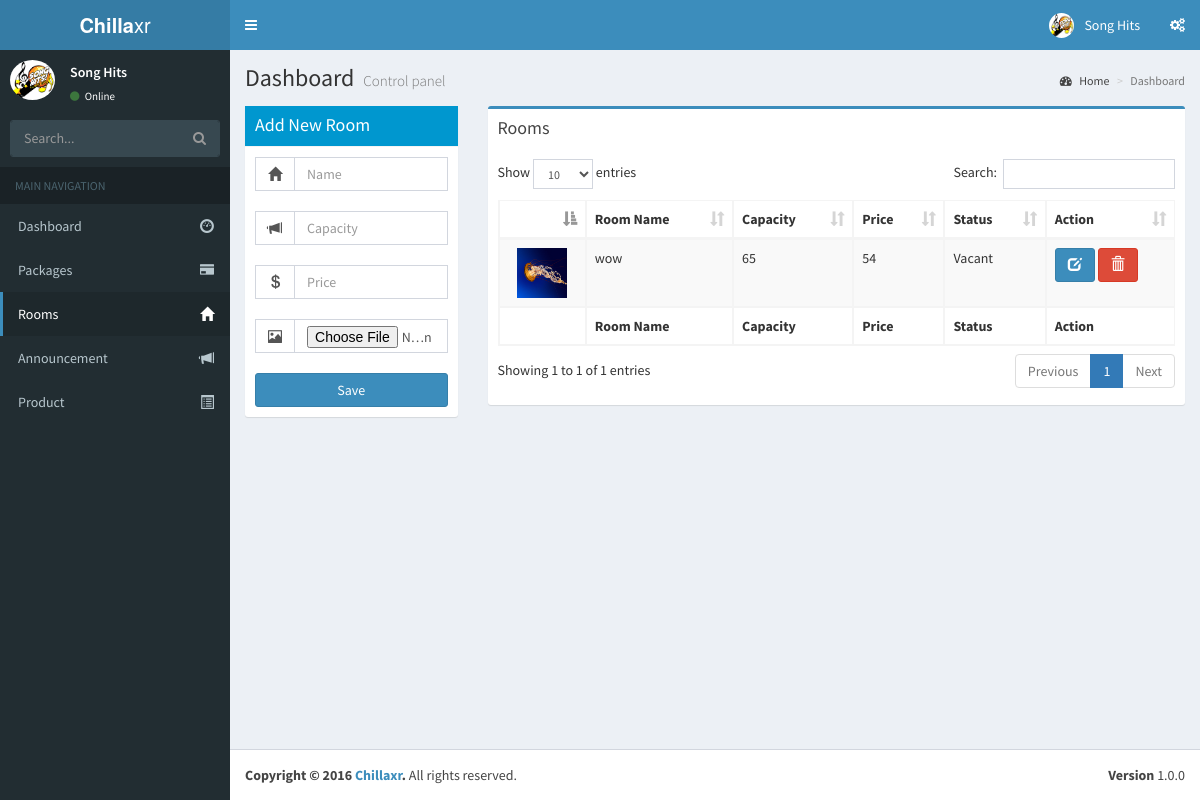
The page /room.php (signed in) on the database its author committed.
### tables this page shows
CREATE TABLE IF NOT EXISTS `entertainmentestablishment` (
  `eeid` int(11) NOT NULL AUTO_INCREMENT,
  `lat` varchar(11) NOT NULL,
  `long` varchar(11) NOT NULL,
  `categoryid` int(11) NOT NULL,
  `subscriptionid` varchar(50) NOT NULL,
  `username` varchar(30) NOT NULL,
  `password` varchar(50) NOT NULL DEFAULT '',
  `establishment_name` varchar(100) NOT NULL,
  `establishment_contact` varchar(15) NOT NULL,
  `establishment_email` varchar(50) NOT NULL DEFAULT '',
  `establishment_owner` varchar(30) NOT NULL,
  `establishment_address` varchar(100) NOT NULL,
  `establishment_image` varchar(100) NOT NULL,
  `establishment_timeopen` time NOT NULL,
  `establishment_timeclose` time NOT NULL,
  `establishment_paypal` varchar(30) NOT NULL,
  `establishment_status` text NOT NULL,
  `establishment_startdate` timestamp NOT NULL DEFAULT CURRENT_TIMESTAMP ON UPDATE CURRENT_TIMESTAMP,
  PRIMARY KEY (`eeid`),
  UNIQUE KEY `establishment_email` (`establishment_email`),
  KEY `entertainmentestablishment_category_fk` (`categoryid`),
  KEY `entertainmentestablishment_subscription_fk` (`subscriptionid`)
);

CREATE TABLE IF NOT EXISTS `room` (
  `roomid` int(3) unsigned NOT NULL AUTO_INCREMENT,
  `room_name` varchar(100) NOT NULL,
  `room_capacity` varchar(100) NOT NULL,
  `room_image` varchar(100) NOT NULL,
  `room_status` tinyint(1) NOT NULL DEFAULT '0',
  `room_price` double NOT NULL,
  `eeid` varchar(60) NOT NULL,
  PRIMARY KEY (`roomid`),
  UNIQUE KEY `room_name` (`room_name`),
  UNIQUE KEY `room_capacity` (`room_capacity`)
);

CREATE TABLE IF NOT EXISTS `room_statuses` (
  `id` int(10) NOT NULL AUTO_INCREMENT,
  `status` varchar(100) NOT NULL,
  PRIMARY KEY (`id`)
);

### function.php (called while the page is built, shortened)
<?php
	 function dbconn(){
	 	try{
		return	$con = new PDO("mysql://host=localhost;dbname=chillaxr;",'root','');
		}catch(PDOException $err){
			$err = "Failed to connect database";
			echo $err;
		}
	 }
	function get_all_rooms($id){
		$con = dbconn();
		$sql = "SELECT * FROM room WHERE eeid=? AND room_status = 2";
		$stm = $con->prepare($sql);
		$stm->execute(array($id));
		$rooms = $stm->fetchAll();
		return $rooms;
	}
    function get_room_status($id){
        $con = dbconn();
        $sql = "SELECT * FROM room_statuses WHERE id=?";
        $stm = $con ->prepare($sql);
        $stm->execute(array($id));
        $status  = $stm->fetch();
        return $status['status'];
    }
function getnumoffollow($eeid){
    $con = dbconn();
    $sql = "SELECT count(id) as Num_of_Followers FROM follow WHERE eeid=?";
    $stm = $con->prepare($sql);
    $stm->execute(array($eeid));
    $user = $stm->fetch();
    return $user['Num_of_Followers'];
}
?>

### room.php (the view, shortened to what this page needs)
<?php
include'function.php';
if(isset($_SESSION['eeid'])){
    include 'dbconn.php';
    $eeid = $_SESSION['eeid'];
    $sql = "SELECT * FROM entertainmentestablishment WHERE eeid=?";
    $stm = $con->prepare($sql);
    $stm->execute(array($eeid));
    $user = $stm->fetch();
    $fullname = ucfirst($user['establishment_name']);
}
?>
<!DOCTYPE html>
<html lang="en">
<head>
    <link href="css/bootstrap.min.css" rel="stylesheet">
    <link href="css/style.css" rel="stylesheet">
    <link rel="stylesheet" href="build/mediaelementplayer.css" />
    <link rel="stylesheet" href="admin/bootstrap/css/bootstrap.min.css">
    <link rel="stylesheet" href="https://maxcdn.bootstrapcdn.com/font-awesome/4.4.0/css/font-awesome.min.css">
    <link rel="stylesheet" href="https://code.ionicframework.com/ionicons/2.0.1/css/ionicons.min.css">
    <link rel="stylesheet" href="MMSAdmin/plugins/datatables/dataTables.bootstrap.css">
    <link rel="stylesheet" href="admin/dist/css/AdminLTE.min.css">
    <link rel="stylesheet" href="admin/dist/css/skins/_all-skins.min.css">
</head>
<body class="hold-transition skin-blue sidebar-mini">
<div class="wrapper">
<header class="main-header">
    <a href="index2.html" class="logo">
        <span class="logo-lg"><b>Chilla</b>xr</span>
    </a>
    <nav class="navbar navbar-static-top" role="navigation">
        <a href="#" class="sidebar-toggle" data-toggle="offcanvas" role="button">
        </a>
        <div class="navbar-custom-menu">
            <ul class="nav navbar-nav">
                <li class="dropdown user user-menu">
                    <a href="#" class="dropdown-toggle" data-toggle="dropdown">
                        <img src="user_files/<?php echo $fullname;?>/profile_pic/<?php echo $user['establishment_image']; ?>" class="user-image" alt="User Image">
                        <span class="hidden-xs"><?php echo $fullname;?></span>
                    </a>
                                        <?php
                                        $eeid = $_SESSION['eeid'];
                                        $numoffollow = getnumoffollow($eeid);
                                        ?>
                </li>
                <li>
                    <a href="#" data-toggle="control-sidebar"><i class="fa fa-gears"></i></a>
                </li>
            </ul>
        </div>
    </nav>
</header>
<aside class="main-sidebar">
    <section class="sidebar">
        <div class="user-panel">
            <div class="pull-left image">
                <img src="user_files/<?php echo $fullname;?>/profile_pic/<?php if(!empty($user['establishment_image'])){echo $user['establishment_image'];}else{echo "gravatar.jpg";} ?>" class="img-circle" alt="User Image">
            </div>
            <div class="pull-left info">
                <p><?php echo $fullname;?></p>
                <a href="#"><i class="fa fa-circle text-success"></i> Online</a>
            </div>
        </div>
        <form action="#" method="get" class="sidebar-form">
            <div class="input-group">
                <input type="text" name="q" class="form-control" placeholder="Search...">
              <span class="input-group-btn">
                <button type="submit" name="search" id="search-btn" class="btn btn-flat"><i class="fa fa-search"></i></button>
              </span>
            </div>
        </form>
        <ul class="sidebar-menu">
            <li class="header">MAIN NAVIGATION</li>
            <li>
                <a href="dashboard.php">
                    <span>Dashboard</span> <i class="glyphicon glyphicon-dashboard pull-right"></i>
                </a>
            </li>
            <li>
                <a href="event-budget.php">
                    <span>Packages</span> <i class="glyphicon glyphicon-credit-card pull-right"></i>
                </a>
            </li>
            <li  class="active">
                <a href="#">
                    <span>Rooms</span> <i class="glyphicon glyphicon-home pull-right"></i>
                </a>
            </li>
            <li>
                <a href="announcement.php">
                    <span>Announcement</span> <i class="glyphicon glyphicon-bullhorn pull-right"></i>
                </a>
            </li>
            <li >
                <a href="product.php">
                    <span>Product</span> <i class="glyphicon glyphicon-list-alt pull-right"></i>
                </a>
            </li>
        </ul>
    </section>
</aside>
<div class="content-wrapper">
    <section class="content-header">
        <h1>
            Dashboard
            <small>Control panel</small>
        </h1>
        <ol class="breadcrumb">
            <li><a href="#"><i class="fa fa-dashboard"></i> Home</a></li>
            <li class="active">Dashboard</li>
        </ol>
    </section>
    <section class="content">
        <div class="row">
            <div class="col-md-3">
                <div class="box box-solid">
                    <div class="box-header with-border" style="background-color:#0097cf;color:white;">
                        <h3 class="box-title">Add New Room</h3>
                    </div>
                    <div class="box-body">
                        <form role="form" method="POST" enctype="multipart/form-data">
                            <div class="input-group">
                                <span class="input-group-addon"><i class="glyphicon glyphicon-home"></i></span>
                                <input type="text" name="room_name" value="<?php if(isset($_GET['id'])){ echo $room['room_name']; }?>" class="form-control" placeholder="Name" required="required">
                            </div>
                            <br>
                            <div class="input-group">
                                <span class="input-group-addon"><i class="glyphicon glyphicon-bullhorn"></i></span>
                                <input type="text" name="room_capacity" value="<?php if(isset($_GET['id'])){ echo $room['room_capacity']; }?>" class="form-control" placeholder="Capacity" required="required">
                            </div>
                            <br>
                            <div class="input-group">
                                <span class="input-group-addon"><i class="glyphicon glyphicon-usd"></i></span>
                                <input type="number" name="room_price" value="<?php if(isset($_GET['id'])){ echo $room['room_price']; }?>" class="form-control" placeholder="Price" required="required">
                            </div>
                            <br>
                            <div class="input-group">
                                <span class="input-group-addon"><i class="glyphicon glyphicon-picture"></i></span>
                                <input type="file" name="room_image"  class="form-control" placeholder="Price">
                            </div>
                            <br>
                            <div>
                                <button type="submit" name="<?php
                                if(isset($_GET['id'])){ echo "update";}else{ echo "upload_rooms"; } ?>" class="btn btn-block btn-primary"><?php
                                    if(isset($_GET['id'])){ echo "Edit";}else{ echo "Save"; } ?></button>
                            </div>
                        </form>
                    </div>
                </div>
            </div>
            <div class="col-md-9">
                <div class="box box-primary">
                    <div class="box-header">
                        <h3 class="box-title">Rooms</h3>
                    </div>
                    <div class="box-body">
                        <table id="example1" class="table table-bordered table-striped">
                            <thead>
                            <tr>
                                <th></th>
                                <th>Room Name</th>
                                <th>Capacity</th>
                                <th>Price</th>
                                <th>Status</th>
                                <th>Action</th>
                            </tr>
                            </thead>
                            <tbody>
                            <?php
                            $rooms = get_all_rooms($_SESSION['eeid']);
                            foreach($rooms as $room){
                                $status = get_room_status($room['room_status']);
                                ?>
                                <tr>
                                    <td align="center"><img src="user_files/<?php echo $fullname;?>/room/<?php echo $room['room_image'];?>" width="50px" height="50px" align="center"></td>
                                    <td><?php echo $room['room_name'];?></td>
                                    <td><?php echo $room['room_capacity'];?></td>
                                    <td><?php echo $room['room_price'];?></td>
                                    <td><?php echo $status;?></td>
                                    <td>
                                        <form role="form" method="post">
                                            <a class="btn btn-primary" href="room.php?id=<?php echo $room['roomid'];?>"><span class="glyphicon glyphicon-edit"></span></a>
                                            <button class="btn btn-danger" type="submit" name="delete" value="<?php echo $room['roomid'];?>"><span class="glyphicon glyphicon-trash"></span></button>
                                        </form>
                                    </td>
                                </tr>
                            <?php  } ?>
                            </tbody>
                            <tfoot>
                            <tr>
                                <th></th>
                                <th>Room Name</th>
                                <th>Capacity</th>
                                <th>Price</th>
                                <th>Status</th>
                                <th>Action</th>
                            </tr>
                            </tfoot>
                        </table>
                    </div>
                </div>
            </div>
        </div>
    </section>
</div>
<footer class="main-footer">
    <div class="pull-right hidden-xs">
        <b>Version</b> 1.0.0
    </div>
    <strong>Copyright &copy; <?php echo date("Y");?> <a href="index2.php">Chillaxr</a>.</strong> All rights reserved.
</footer>
</div>
</body>
</html>

### rows shown on the page
entertainmentestablishment: establishment_name+establishment_image (picture), establishment_name "Song Hits"
room: eeid+room_image (picture), room_name "wow", room_capacity "65", room_price "54", room_status.status "Vacant", $room['roomid'] 88 (drawn)
